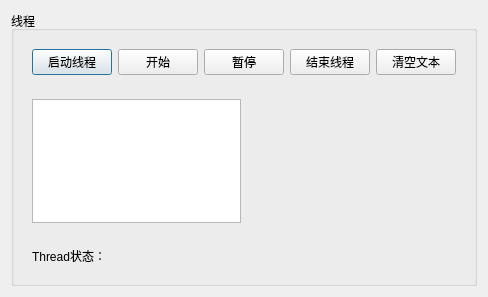
<?xml version="1.0" encoding="UTF-8"?>
<ui version="4.0">
 <class>Dialog</class>
 <widget class="QDialog" name="Dialog">
  <property name="geometry">
   <rect>
    <x>0</x>
    <y>0</y>
    <width>458</width>
    <height>297</height>
   </rect>
  </property>
  <property name="windowTitle">
   <string>Dialog</string>
  </property>
  <layout class="QHBoxLayout" name="horizontalLayout">
   <item>
    <widget class="QGroupBox" name="groupBox">
     <property name="title">
      <string>线程</string>
     </property>
     <layout class="QVBoxLayout" name="verticalLayout">
      <item>
       <widget class="QWidget" name="widget" native="true">
        <layout class="QHBoxLayout" name="horizontalLayout_2">
         <item>
          <widget class="QPushButton" name="btnStartThread">
           <property name="text">
            <string>启动线程</string>
           </property>
          </widget>
         </item>
         <item>
          <widget class="QPushButton" name="btnDiceBegin">
           <property name="text">
            <string>开始</string>
           </property>
          </widget>
         </item>
         <item>
          <widget class="QPushButton" name="btnDiceEnd">
           <property name="text">
            <string>暂停</string>
           </property>
          </widget>
         </item>
         <item>
          <widget class="QPushButton" name="btnStopThread">
           <property name="text">
            <string>结束线程</string>
           </property>
          </widget>
         </item>
         <item>
          <widget class="QPushButton" name="btnClear">
           <property name="text">
            <string>清空文本</string>
           </property>
          </widget>
         </item>
        </layout>
       </widget>
      </item>
      <item>
       <widget class="QWidget" name="widget_2" native="true">
        <property name="sizePolicy">
         <sizepolicy hsizetype="Preferred" vsizetype="Expanding">
          <horstretch>0</horstretch>
          <verstretch>0</verstretch>
         </sizepolicy>
        </property>
        <layout class="QHBoxLayout" name="horizontalLayout_4" stretch="1,1">
         <item>
          <widget class="QPlainTextEdit" name="plainTextEdit"/>
         </item>
         <item>
          <widget class="QLabel" name="LabPic">
           <property name="sizePolicy">
            <sizepolicy hsizetype="Preferred" vsizetype="Preferred">
             <horstretch>0</horstretch>
             <verstretch>0</verstretch>
            </sizepolicy>
           </property>
           <property name="text">
            <string/>
           </property>
          </widget>
         </item>
        </layout>
       </widget>
      </item>
      <item>
       <widget class="QWidget" name="widget_3" native="true">
        <layout class="QHBoxLayout" name="horizontalLayout_3">
         <item>
          <widget class="QLabel" name="Lab">
           <property name="text">
            <string>Thread状态：</string>
           </property>
          </widget>
         </item>
         <item>
          <widget class="QLabel" name="LabA">
           <property name="text">
            <string/>
           </property>
          </widget>
         </item>
        </layout>
       </widget>
      </item>
     </layout>
    </widget>
   </item>
  </layout>
 </widget>
 <resources/>
 <connections/>
</ui>
